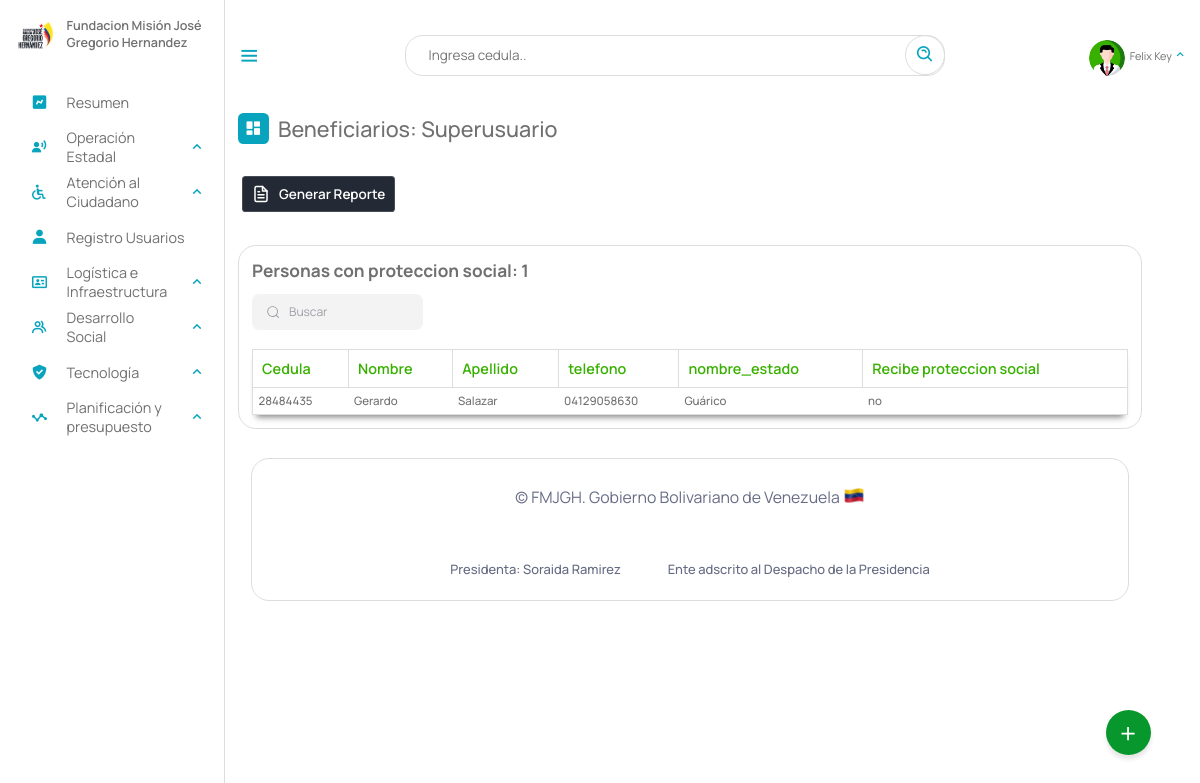
The page /Escritorio/13-proteccionSocial.php (signed in) on the database as committed earlier.
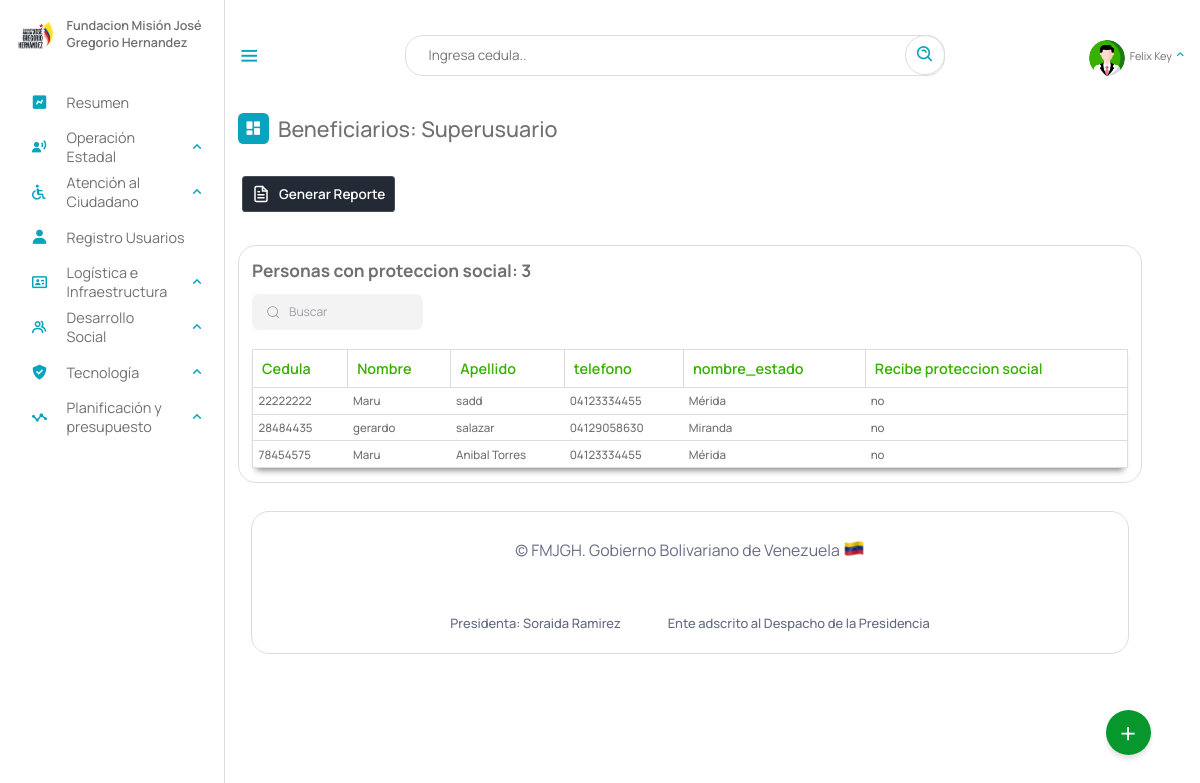
The same page on the database as committed later.
### tables this page shows
CREATE TABLE `beneficiario` (
  `cedula` int(12) NOT NULL,
  `nombre` text NOT NULL,
  `apellido` text NOT NULL,
  `fecha_naci` date NOT NULL,
  `email` varchar(50) NOT NULL,
  `telefono` varchar(12) NOT NULL,
  `nacionalidad` char(2) NOT NULL,
  `edad` int(2) NOT NULL,
  `sexo` char(1) NOT NULL,
  `edo_civil` text NOT NULL,
  `nro_hijo` int(2) DEFAULT NULL,
  `estado` varchar(10) NOT NULL,
  `municipio` varchar(20) NOT NULL,
  `parroquia` varchar(10) NOT NULL,
  `discapacidad` varchar(10) NOT NULL,
  `atencion_solicitada` varchar(10) DEFAULT NULL,
  `certificado` varchar(50) DEFAULT NULL,
  `registrado_por` text DEFAULT NULL,
  `fecha_registro` date NOT NULL,
  PRIMARY KEY (`cedula`),
  KEY `estado` (`estado`),
  KEY `discapacidad` (`discapacidad`),
  KEY `atencion_solicitada` (`atencion_solicitada`),
  KEY `municipio` (`municipio`),
  KEY `parroquia` (`parroquia`),
  CONSTRAINT `beneficiario_ibfk_1` FOREIGN KEY (`estado`) REFERENCES `estados` (`id_estados`) ON DELETE CASCADE,
  CONSTRAINT `beneficiario_ibfk_2` FOREIGN KEY (`municipio`) REFERENCES `municipios` (`id_municipios`) ON DELETE CASCADE,
  CONSTRAINT `beneficiario_ibfk_3` FOREIGN KEY (`parroquia`) REFERENCES `parroquia` (`id`) ON DELETE CASCADE ON UPDATE CASCADE,
  CONSTRAINT `beneficiario_ibfk_4` FOREIGN KEY (`discapacidad`) REFERENCES `discapacid_e` (`id_e`) ON DELETE CASCADE,
  CONSTRAINT `beneficiario_ibfk_5` FOREIGN KEY (`atencion_solicitada`) REFERENCES `tipoatencion` (`id`) ON DELETE CASCADE
);

CREATE TABLE `estados` (
  `id_estados` varchar(10) NOT NULL,
  `nombre_estado` text NOT NULL,
  `codigo` varchar(255) NOT NULL,
  PRIMARY KEY (`id_estados`)
);

CREATE TABLE `detalles_institucionales` (
  `id` int(11) NOT NULL AUTO_INCREMENT,
  `cedula` int(11) DEFAULT NULL,
  `proteccion_social` char(3) DEFAULT NULL,
  `institucion_registrado` text DEFAULT NULL,
  PRIMARY KEY (`id`),
  KEY `cedula` (`cedula`),
  CONSTRAINT `detalles_institucionales_ibfk_1` FOREIGN KEY (`cedula`) REFERENCES `beneficiario` (`cedula`) ON DELETE CASCADE ON UPDATE CASCADE
);

### php/01-discapacitados.php (called while the page is built, shortened)
<?php
include_once("ManejadorBD.php");
class Discapacitados extends ManejadorBD
{
	private $cnn;
	public function __construct($tipoConexion)
	{
		$this->cnn = parent::conectar($tipoConexion);
	}
	public function PersonasProteccionSocial()
	{
		try {
			$stmt = $this->cnn->prepare("SELECT beneficiario.cedula, beneficiario.nombre, beneficiario.apellido, beneficiario.telefono, estados.nombre_estado, detalles_institucionales.proteccion_social FROM
				beneficiario, estados, detalles_institucionales WHERE
				beneficiario.estado = estados.id_estados and
				beneficiario.cedula = detalles_institucionales.cedula");
			$stmt->setFetchMode(PDO::FETCH_ASSOC);
			$stmt->execute();
			return $stmt->fetchAll();
		} catch (PDOException $error) {
			echo "Error: ejecutando consulta SQL." . $error->getMessage();
			exit();
		}
	}
}

### php/ManejadorBD.php (called while the page is built, shortened)
<?php
	class ManejadorBD extends PDO {
		public $srv	= SRV;
		public $usr	= USR;
		public $pas	= PAS;
		public $dbn	= BDN;
		public function conectar($tipoConexion){
			try{
				switch ($tipoConexion) {
				    case 1:
				        $dsn = "mysql:host=$this->srv;dbname=$this->dbn";
				        break;
				}
				$dbh = new PDO($dsn, $this->usr, $this->pas);
    			$dbh->setAttribute(PDO::ATTR_ERRMODE, PDO::ERRMODE_EXCEPTION);
			}catch(PDOException $error){
                echo "Error al Conectar con la Base de Datos: ".$error->getMessage();
                exit();
			}
            $this->conexionBD = $dbh;
			return $this->conexionBD;
		}
	}
?>

### Escritorio/13-proteccionSocial.php (the view, shortened to what this page needs)
<?php
include_once("partearriba.php");
?>
<div class="dash-contenido">
    <div class="overview">
        <div class="titulo">
            <i class='bx bxs-dashboard'> </i>
            <span class="link-name">Beneficiarios: <?php echo $rol ?></span>
        </div>
    </div>
 <a href=""> <button class="download-button">
        <div class="docs"> Generar Reporte</div>
        <div class="download">
        </div>
    </button></a>
    <div class="tabla-atencion">
        <h2>Personas con proteccion social:
            <?php
            include_once("../php/01-discapacitados.php");
            $aten = new Discapacitados(1);
            $contar = $aten->PersonasProteccionSocial();
            echo count($contar);
            ?>
        </h2>
        <div class="group">
  <input placeholder="Buscar" id= "buscador" type="search" class="inputt">
</div>
<br>
        <table>
            <thead>
                <tr>
                    <th>Cedula</th>
                    <th>Nombre</th>
                    <th>Apellido</th>
                    <th>telefono</th>
                    <th>nombre_estado</th>
                    <th>Recibe proteccion social</th>
                </tr>
            </thead>
            <tbody id="spr">
                <?php
                include_once("../php/01-discapacitados.php");
                $aten = new Discapacitados(1);
                $consulta = $aten->PersonasProteccionSocial();
                if ($consulta) {
                    foreach ($consulta as $registros) {
                ?>
                        <tr>
                            <td><?php echo $registros["cedula"] ?></td>
                            <td><?php echo $registros["nombre"] ?></td>
                            <td><?php echo $registros["apellido"] ?></td>
                            <td><?php echo $registros["telefono"] ?></td>
                            <td><?php echo $registros["nombre_estado"] ?></td>
                            <td><?php echo $registros["proteccion_social"] ?></td>
                        </tr>
                <?php
                    }
                }
                ?>
            </tbody >
        </table>
    </div>
    <?php
    include_once("parteabajo.php");
    ?>

### Escritorio/partearriba.php (shortened to what this page needs)
<!DOCTYPE html>
<html lang="es">
<head>
    <link rel="stylesheet" href="estilo.css">
    <link rel="stylesheet" href="dash.css">
    <link rel="stylesheet" href="02-buttons/01-buttons.css">
    <link href='https://unpkg.com/boxicons@2.1.4/css/boxicons.min.css' rel='stylesheet'>
<link rel="stylesheet" href="https://cdnjs.cloudflare.com/ajax/libs/font-awesome/6.5.2/css/all.min.css" />
</head>
<body>
    <?php
    if (isset($_SESSION['cedula'])) {
        $NombreUsuarioActivo = $_SESSION['nombre'];
        $rol = $_SESSION["rol"];
        $gerencia = $_SESSION['gerencia'];
    }
    switch ($rol) {
        case "3supe":
            $rol = "Superusuario";
            break;
    }
    ?>
    <nav class="sidebar">
        <header>
            <div class="image-text">
                <span class="image">
                    <img src="logo3.png" alt="logo">
                </span>
                <div class="text header-text">
                    <span class="name">Fundacion Misión José Gregorio Hernandez</span>
                </div>
            </div>
        </header>
        <ul class="nav-links">
            <li>
                <a href="index.php">
                    <i class='bx bxs-chart'></i>
                    <span class="link-name">Resumen</span>
                </a>
            </li>
            <?php
            if ($gerencia == "4Gtno" || $rol == "Superusuario" ) {
            ?>
                <li>
                    <div class="ioncn-link">
                        <a>
                            <i class='bx bxs-user-voice'></i>
                            <span class="link-name">Operación Estadal</span>
                        </a>
                        <i class='bx bx-chevron-up'></i>
                    </div>
                </li>
            <?php
            }
            ?>
            <?php
            if ($gerencia == "2Atc" || $rol == "Superusuario") {
            ?>
                <li>
                    <div class="ioncn-link">
                        <a>
                            <i class='bx bx-handicap'></i>
                            <span class="link-name">Atención al Ciudadano</span>
                        </a>
                        <i class='bx bx-chevron-up'></i>
                    </div>
                </li>
            <?php
            }
            ?>
            <?php
            if ($rol == "Administrador" || $rol == "Superusuario" || $rol=="Coordinador") {
            ?>
                <li>
                    <a href="03-registro.php">
                        <i class='bx bxs-user'></i>
                        <span class="link-name">Registro Usuarios</span>
                    </a>
                </li>
            <?php
            }
            ?>
            <?php
            if ($gerencia == "5Logi" || $rol == "Superusuario") {
            ?>
                <li>
                    <div class="ioncn-link">
                        <a>
                            <i class='bx bx-id-card'></i>
                            <span class="link-name">Logística e Infraestructura</span>
                        </a>
                        <i class='bx bx-chevron-up'></i>
                    </div>
                </li>
            <?php
            }
            ?>
            <?php
            if ($gerencia == "3Gtnd" || $rol == "Superusuario") {
            ?>
                <li>
                    <div class="ioncn-link">
                        <a>
                            <i class='bx bx-group'></i>
                            <span class="link-name">Desarrollo Social</span>
                        </a>
                        <i class='bx bx-chevron-up'></i>
                    </div>
                </li>
            <?php
            }
            ?>
            <?php
            if ($rol == "Superusuario") {
            ?>
                <li>
                    <div class="ioncn-link">
                        <a>
                            <i class='bx bxs-check-shield'></i>
                            <span class="link-name">Tecnología</span>
                        </a>
                        <i class='bx bx-chevron-up'></i>
                    </div>
                </li>
            <?php
            }
            ?>
            <?php
            if ($rol == "Superusuario" || $gerencia == "6Plan") {
            ?>
                 <li>
                <div class="ioncn-link">
                    <a>
                    <i class='bx bx-stats'></i>
                        <span class="link-name">Planificación y presupuesto</span>
                    </a>
                    <i class='bx bx-chevron-up'></i>
                </div>
            </li>
            <?php
            }
            ?>
        </ul>
    </nav>
    <main class="menu-dash">
        <div class="top">
            <i class='bx bx-menu sidebar-toggle'></i>
            <div class="busqueda">
                <input type="text" id="input_search" placeholder="Ingresa cedula..">
                <a href="#" class="search" id="search"><i class='bx bx-search-alt bx-rotate-90'></i></a>
            </div>
            <li>
                <div class="ioncn-link">
                    <a><?php
                            if($_SESSION["profile_photo"]){
                                $ruta = "fotos_perfil/". $_SESSION["profile_photo"];
                            }else{
                                $ruta = "profile.png";
                            }
                        ?>
                        <div class="img-profi">
                             <img src="<?php echo $ruta ?>" alt="">
                        </div>
                        <span class="link_name" id="user_active"><?php echo $NombreUsuarioActivo ?></span>
                    </a>
                    <i class='bx bx-chevron-up'></i>
                </div>
            </li>
        </div>
        <div class="action">
            <span class="abrir" onclick="actionToggle()">+</span>
        </div>

### Escritorio/parteabajo.php (shortened to what this page needs)
<div class="footer__info container">
    <span class="footer_copy">
        &#169; FMJGH. Gobierno Bolivariano de Venezuela <img src="ve.png">
    </span>
    <br><br>
    <div class="footer__privacy">
        <a>Presidenta: Soraida Ramirez</a>
        <a>Ente adscrito al Despacho de la Presidencia</a>
    </div>
</div>
</div>
</main>
</body>
</html>

### Escritorio/dash.css (style rules this page uses)
.dash-contenido .tabla-atencion { margin-top: 2rem; border: 1px solid #ddd; border-radius: 20px; padding: 15px; display: flex; flex-direction: column; justify-content: start; align-items: self-start; overflow: auto; }
.dash-contenido .tabla-atencion h2 { margin-bottom: 0.8rem; font-size: 1.2rem; color: #707070; }
.dash-contenido .tabla-atencion table { background-color: #fff; box-shadow: 0 6px 7px -4px rgba(0, 0, 0, 0.5); width: 100%; border: 1px solid #ddd; text-align: left; color: #707070; font-size: 1rem; border-collapse: collapse; transition: .8s; }
.dash-contenido .tabla-atencion table thead th { color: #38b000; font-weight: 600; border: solid 1px #ddd; padding: 10px; }
.dash-contenido .tabla-atencion table tbody td { font-size: .8rem; font-weight: 500; padding: 6px; border-bottom: 1px solid #ddd; }
.download-button { margin-bottom: 20px; position: relative; cursor: pointer; border-width: 0; color: white; font-size: 15px; font-weight: 600; border-radius: 4px; z-index: 1; margin: 5px; }
.download-button .docs { display: flex; align-items: center; justify-content: space-between; gap: 10px; min-height: 40px; padding: 0 10px; border-radius: 4px; z-index: 1; background-color: #242a35; border: solid 1px #e8e8e82d; transition: all .5s cubic-bezier(0.77, 0, 0.175, 1); }
.download { position: absolute; inset: 0; display: flex; align-items: center; justify-content: center; max-width: 90%; margin: 0 auto; z-index: -1; border-radius: 4px; transform: translateY(0%); background-color: #01e056; border: solid 1px #01e0572d; transition: all .5s cubic-bezier(0.77, 0, 0.175, 1); }
.footer__info, .footer__privacy { display: flex; }
.footer__info { padding-bottom: 1.5rem; margin-top: 2rem; flex-direction: column; text-align: center; row-gap: 0.5rem; }
.footer_copy { color:hsl(228, 13%, 46%) ; font-size: 1.1rem; }
.footer__copy, .footer__privacy a { font-size: .90rem; font-weight: 500; color: hsl(228, 13%, 45%); }
.footer__privacy { justify-content: center; column-gap: 3.25rem; }
.search { --input-line: #1F2937; --input-text-color: #fff; --input-text-hover-color: transparent; --input-border-color: none; --input-border-hover-color: transparent; --input-bg-color: #fff; --search-max-width: 500px; --search-min-width: 500px; --border-radius: 15px; --transition-cubic-bezier: 150ms cubic-bezier(0.4,0,0.2,1); }

### Escritorio/02-buttons/01-buttons.css (style rules this page uses)
body { margin: 0; padding: 0; }

Rows that differ between the two databases and show on the page:
added beneficiario: cedula "22222222", nombre "Maru", apellido "sadd", telefono "04123334455", estado.nombre_estado "Mérida", detalles_institucionales.proteccion_social "no"
changed beneficiario id 28484435: nombre "Gerardo" → "gerardo"; apellido "Salazar" → "salazar"; estado.nombre_estado "Guárico" → "Miranda"
added beneficiario: cedula "78454575", nombre "Maru", apellido "Anibal Torres", telefono "04123334455", estado.nombre_estado "Mérida", detalles_institucionales.proteccion_social "no"
Other text that changed with them:
count($contar): "1" → "3"
